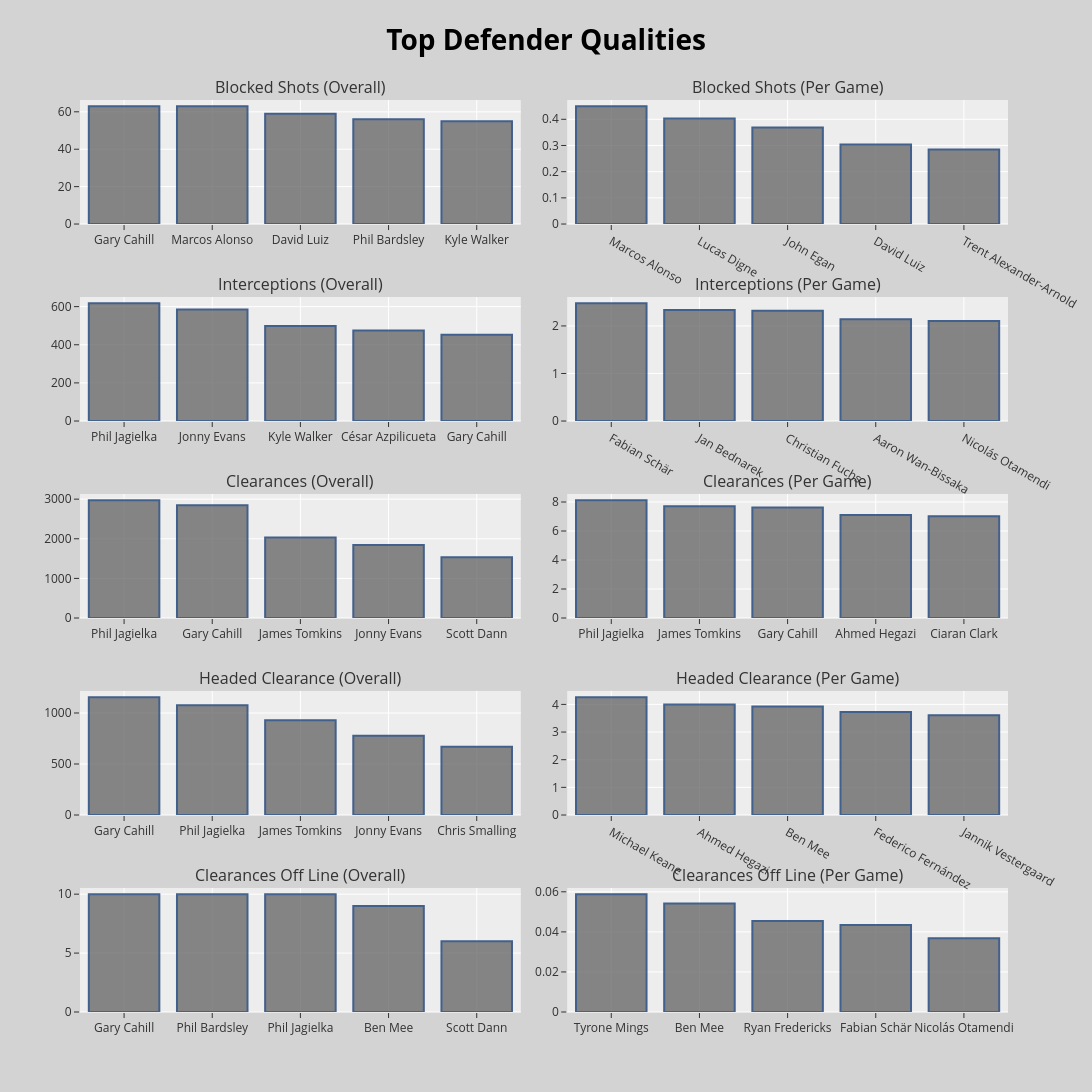

This figure's notebook cell:
### Markdown cell above
### 3.2 Defenders <a class="anchor" id="3.2"></a>

In a game of footall (in fact in any game where a draw is possible) if you can not win the game then do not lose it. That means defend well and do not concede a goal. For that to happen derenders play a huge part. Good defenders are able to read the game very well and sense where the danger is in time. They know when to join the party (attacking) or sit back and defend. Although they are rare to find, there are defenders who can do more than their own job by assisting goals and scoring themselves as well. Let's see who are the best defenders at doing their job and who are contributing more than they are needed to.

**Extra info**:
Most expensive defender in the EPL:
1. Harry Maguire (Leicester City to Manchester United) - €87million
2. Virgil van Dijk (Southampton to Liverpool) - €84.65 million
3. Joao Cancelo (Juventus to Manchester City) - €65 million

Contrary to the transfer fees, big Virgil is the best defender in the list, if not in the world (of course my opinion) 

[Here is the reference.](https://www.kickoff.com/news/articles/world-news/categories/news/english-premier-league/the-10-most-expensive-defenders-of-all-time/681803?gallery=681803&gallery-page=11#ig)

### Code cell
from plotly.subplots import make_subplots
import plotly.graph_objects as go

# =========================
# TOP N DEFENDERS
# =========================

top = 5

# =========================
# CREATE SUBPLOTS
# =========================

fig = make_subplots(
    rows=5,
    cols=2,

    horizontal_spacing=0.05,
    vertical_spacing=0.08,

    subplot_titles=(
        'Blocked Shots (Overall)',
        'Blocked Shots (Per Game)',

        'Interceptions (Overall)',
        'Interceptions (Per Game)',

        'Clearances (Overall)',
        'Clearances (Per Game)',

        'Headed Clearance (Overall)',
        'Headed Clearance (Per Game)',

        'Clearances Off Line (Overall)',
        'Clearances Off Line (Per Game)'
    )
)

# =========================
# OVERALL STATS
# =========================

# Blocked shots
df = defenders_38app.sort_values(
    by='Blocked shots',
    ascending=False
).head(top)

fig.add_trace(
    go.Bar(
        x=df["Name"],
        y=df['Blocked shots'],
        hovertext=df['Club']
    ),
    row=1, col=1
)

# Interceptions
df = defenders_38app.sort_values(
    by='Interceptions',
    ascending=False
).head(top)

fig.add_trace(
    go.Bar(
        x=df["Name"],
        y=df['Interceptions'],
        hovertext=df['Club']
    ),
    row=2, col=1
)

# Clearances
df = defenders_38app.sort_values(
    by='Clearances',
    ascending=False
).head(top)

fig.add_trace(
    go.Bar(
        x=df["Name"],
        y=df['Clearances'],
        hovertext=df['Club']
    ),
    row=3, col=1
)

# Headed Clearance
df = defenders_38app.sort_values(
    by='Headed Clearance',
    ascending=False
).head(top)

fig.add_trace(
    go.Bar(
        x=df["Name"],
        y=df['Headed Clearance'],
        hovertext=df['Club']
    ),
    row=4, col=1
)

# Clearances off line
df = defenders_38app.sort_values(
    by='Clearances off line',
    ascending=False
).head(top)

fig.add_trace(
    go.Bar(
        x=df["Name"],
        y=df['Clearances off line'],
        hovertext=df['Club']
    ),
    row=5, col=1
)

# =========================
# PER GAME STATS
# =========================

# Blocked shots
df = defenders_.sort_values(
    by='Blocked shots',
    ascending=False
).head(top)

fig.add_trace(
    go.Bar(
        x=df["Name"],
        y=df['Blocked shots'],
        hovertext=df['Club']
    ),
    row=1, col=2
)

# Interceptions
df = defenders_.sort_values(
    by='Interceptions',
    ascending=False
).head(top)

fig.add_trace(
    go.Bar(
        x=df["Name"],
        y=df['Interceptions'],
        hovertext=df['Club']
    ),
    row=2, col=2
)

# Clearances
df = defenders_.sort_values(
    by='Clearances',
    ascending=False
).head(top)

fig.add_trace(
    go.Bar(
        x=df["Name"],
        y=df['Clearances'],
        hovertext=df['Club']
    ),
    row=3, col=2
)

# Headed Clearance
df = defenders_.sort_values(
    by='Headed Clearance',
    ascending=False
).head(top)

fig.add_trace(
    go.Bar(
        x=df["Name"],
        y=df['Headed Clearance'],
        hovertext=df['Club']
    ),
    row=4, col=2
)

# Clearances off line
df = defenders_.sort_values(
    by='Clearances off line',
    ascending=False
).head(top)

fig.add_trace(
    go.Bar(
        x=df["Name"],
        y=df['Clearances off line'],
        hovertext=df['Club']
    ),
    row=5, col=2
)

# =========================
# STYLE ALL TRACES
# =========================

fig.update_traces(
    marker_color='rgb(96, 96, 96)',
    marker_line_color='rgb(8,48,107)',
    marker_line_width=2,
    opacity=0.75
)

# =========================
# UPDATE LAYOUT
# =========================

fig.update_layout(

    title={
        'text': '<b>Top Defender Qualities</b>',
        'x': 0.5,
        'xanchor': 'center',
        'font': {
            'size': 28,
            'color': 'black'
        }
    },

    showlegend=False,

    autosize=False,

    width=1300,
    height=1300,

    template='ggplot2',

    paper_bgcolor='lightgray'
)

# =========================
# SHOW FIGURE
# =========================

fig.show()

### Figure 1 — Plotly figure (JSON) as saved in the notebook; plotly's stock layout.template omitted (floating-point values rounded to 4 significant figures)
{"data": [{"hovertext": ["Crystal-Palace", "Chelsea", "Arsenal", "Burnley", "Manchester-City"], "marker": {"color": "rgb(96, 96, 96)", "line": {"color": "rgb(8,48,107)", "width": 2}}, "opacity": 0.75, "type": "bar", "x": ["Gary Cahill", "Marcos Alonso", "David Luiz", "Phil Bardsley", "Kyle Walker"], "xaxis": "x", "y": [63.0, 63.0, 59.0, 56.0, 55.0], "yaxis": "y"}, {"hovertext": ["Sheffield-United", "Leicester-City", "Manchester-City", "Chelsea", "Crystal-Palace"], "marker": {"color": "rgb(96, 96, 96)", "line": {"color": "rgb(8,48,107)", "width": 2}}, "opacity": 0.75, "type": "bar", "x": ["Phil Jagielka", "Jonny Evans", "Kyle Walker", "César Azpilicueta", "Gary Cahill"], "xaxis": "x3", "y": [618.0, 585.0, 498.0, 475.0, 452.0], "yaxis": "y3"}, {"hovertext": ["Sheffield-United", "Crystal-Palace", "Crystal-Palace", "Leicester-City", "Crystal-Palace"], "marker": {"color": "rgb(96, 96, 96)", "line": {"color": "rgb(8,48,107)", "width": 2}}, "opacity": 0.75, "type": "bar", "x": ["Phil Jagielka", "Gary Cahill", "James Tomkins", "Jonny Evans", "Scott Dann"], "xaxis": "x5", "y": [2974.0, 2849.0, 2029.0, 1843.0, 1536.0], "yaxis": "y5"}, {"hovertext": ["Crystal-Palace", "Sheffield-United", "Crystal-Palace", "Leicester-City", "Manchester-United"], "marker": {"color": "rgb(96, 96, 96)", "line": {"color": "rgb(8,48,107)", "width": 2}}, "opacity": 0.75, "type": "bar", "x": ["Gary Cahill", "Phil Jagielka", "James Tomkins", "Jonny Evans", "Chris Smalling"], "xaxis": "x7", "y": [1155.0, 1075.0, 929.0, 777.0, 670.0], "yaxis": "y7"}, {"hovertext": ["Crystal-Palace", "Burnley", "Sheffield-United", "Burnley", "Crystal-Palace"], "marker": {"color": "rgb(96, 96, 96)", "line": {"color": "rgb(8,48,107)", "width": 2}}, "opacity": 0.75, "type": "bar", "x": ["Gary Cahill", "Phil Bardsley", "Phil Jagielka", "Ben Mee", "Scott Dann"], "xaxis": "x9", "y": [10.0, 10.0, 10.0, 9.0, 6.0], "yaxis": "y9"}, {"hovertext": ["Chelsea", "Everton", "Sheffield-United", "Arsenal", "Liverpool"], "marker": {"color": "rgb(96, 96, 96)", "line": {"color": "rgb(8,48,107)", "width": 2}}, "opacity": 0.75, "type": "bar", "x": ["Marcos Alonso", "Lucas Digne", "John Egan", "David Luiz", "Trent Alexander-Arnold"], "xaxis": "x2", "y": [0.45, 0.4028, 0.3684, 0.3041, 0.2842], "yaxis": "y2"}, {"hovertext": ["Newcastle-United", "Southampton", "Leicester-City", "Manchester-United", "Manchester-City"], "marker": {"color": "rgb(96, 96, 96)", "line": {"color": "rgb(8,48,107)", "width": 2}}, "opacity": 0.75, "type": "bar", "x": ["Fabian Schär", "Jan Bednarek", "Christian Fuchs", "Aaron Wan-Bissaka", "Nicolás Otamendi"], "xaxis": "x4", "y": [2.478, 2.333, 2.318, 2.143, 2.103], "yaxis": "y4"}, {"hovertext": ["Sheffield-United", "Crystal-Palace", "Crystal-Palace", "West-Bromwich-Albion", "Newcastle-United"], "marker": {"color": "rgb(96, 96, 96)", "line": {"color": "rgb(8,48,107)", "width": 2}}, "opacity": 0.75, "type": "bar", "x": ["Phil Jagielka", "James Tomkins", "Gary Cahill", "Ahmed Hegazi", "Ciaran Clark"], "xaxis": "x6", "y": [8.126, 7.715, 7.618, 7.105, 7.017], "yaxis": "y6"}, {"hovertext": ["Everton", "West-Bromwich-Albion", "Burnley", "Newcastle-United", "Southampton"], "marker": {"color": "rgb(96, 96, 96)", "line": {"color": "rgb(8,48,107)", "width": 2}}, "opacity": 0.75, "type": "bar", "x": ["Michael Keane", "Ahmed Hegazi", "Ben Mee", "Federico Fernández", "Jannik Vestergaard"], "xaxis": "x8", "y": [4.261, 4.0, 3.928, 3.724, 3.605], "yaxis": "y8"}, {"hovertext": ["Aston-Villa", "Burnley", "West-Ham-United", "Newcastle-United", "Manchester-City"], "marker": {"color": "rgb(96, 96, 96)", "line": {"color": "rgb(8,48,107)", "width": 2}}, "opacity": 0.75, "type": "bar", "x": ["Tyrone Mings", "Ben Mee", "Ryan Fredericks", "Fabian Schär", "Nicolás Otamendi"], "xaxis": "x10", "y": [0.05882, 0.05422, 0.04545, 0.04348, 0.03676], "yaxis": "y10"}], "layout": {"annotations": [{"font": {"size": 16}, "showarrow": false, "text": "Blocked Shots (Overall)", "x": 0.2375, "xanchor": "center", "xref": "paper", "y": 1.0, "yanchor": "bottom", "yref": "paper"}, {"font": {"size": 16}, "showarrow": false, "text": "Blocked Shots (Per Game)", "x": 0.7625, "xanchor": "center", "xref": "paper", "y": 1.0, "yanchor": "bottom", "yref": "paper"}, {"font": {"size": 16}, "showarrow": false, "text": "Interceptions (Overall)", "x": 0.2375, "xanchor": "center", "xref": "paper", "y": 0.784, "yanchor": "bottom", "yref": "paper"}, {"font": {"size": 16}, "showarrow": false, "text": "Interceptions (Per Game)", "x": 0.7625, "xanchor": "center", "xref": "paper", "y": 0.784, "yanchor": "bottom", "yref": "paper"}, {"font": {"size": 16}, "showarrow": false, "text": "Clearances (Overall)", "x": 0.2375, "xanchor": "center", "xref": "paper", "y": 0.568, "yanchor": "bottom", "yref": "paper"}, {"font": {"size": 16}, "showarrow": false, "text": "Clearances (Per Game)", "x": 0.7625, "xanchor": "center", "xref": "paper", "y": 0.568, "yanchor": "bottom", "yref": "paper"}, {"font": {"size": 16}, "showarrow": false, "text": "Headed Clearance (Overall)", "x": 0.2375, "xanchor": "center", "xref": "paper", "y": 0.352, "yanchor": "bottom", "yref": "paper"}, {"font": {"size": 16}, "showarrow": false, "text": "Headed Clearance (Per Game)", "x": 0.7625, "xanchor": "center", "xref": "paper", "y": 0.352, "yanchor": "bottom", "yref": "paper"}, {"font": {"size": 16}, "showarrow": false, "text": "Clearances Off Line (Overall)", "x": 0.2375, "xanchor": "center", "xref": "paper", "y": 0.136, "yanchor": "bottom", "yref": "paper"}, {"font": {"size": 16}, "showarrow": false, "text": "Clearances Off Line (Per Game)", "x": 0.7625, "xanchor": "center", "xref": "paper", "y": 0.136, "yanchor": "bottom", "yref": "paper"}], "autosize": false, "height": 1300, "paper_bgcolor": "lightgray", "showlegend": false, "title": {"font": {"color": "black", "size": 28}, "text": "<b>Top Defender Qualities</b>", "x": 0.5, "xanchor": "center"}, "width": 1300, "xaxis": {"anchor": "y", "domain": [0, 0.475]}, "xaxis10": {"anchor": "y10", "domain": [0.525, 1]}, "xaxis2": {"anchor": "y2", "domain": [0.525, 1]}, "xaxis3": {"anchor": "y3", "domain": [0, 0.475]}, "xaxis4": {"anchor": "y4", "domain": [0.525, 1]}, "xaxis5": {"anchor": "y5", "domain": [0, 0.475]}, "xaxis6": {"anchor": "y6", "domain": [0.525, 1]}, "xaxis7": {"anchor": "y7", "domain": [0, 0.475]}, "xaxis8": {"anchor": "y8", "domain": [0.525, 1]}, "xaxis9": {"anchor": "y9", "domain": [0, 0.475]}, "yaxis": {"anchor": "x", "domain": [0.864, 1.0]}, "yaxis10": {"anchor": "x10", "domain": [0, 0.136]}, "yaxis2": {"anchor": "x2", "domain": [0.864, 1.0]}, "yaxis3": {"anchor": "x3", "domain": [0.648, 0.784]}, "yaxis4": {"anchor": "x4", "domain": [0.648, 0.784]}, "yaxis5": {"anchor": "x5", "domain": [0.432, 0.568]}, "yaxis6": {"anchor": "x6", "domain": [0.432, 0.568]}, "yaxis7": {"anchor": "x7", "domain": [0.216, 0.352]}, "yaxis8": {"anchor": "x8", "domain": [0.216, 0.352]}, "yaxis9": {"anchor": "x9", "domain": [0, 0.136]}}}
